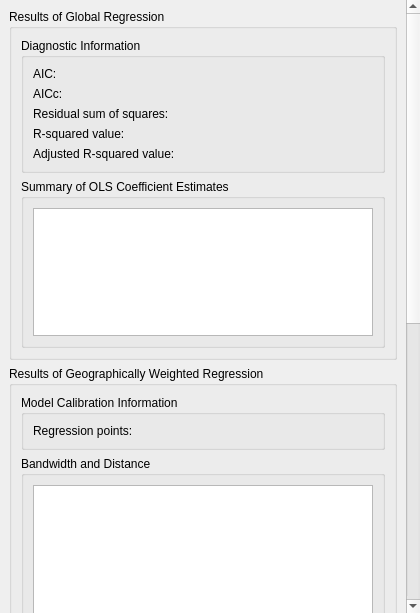
<?xml version="1.0" encoding="UTF-8"?>
<ui version="4.0">
 <class>GwmPropertyMultiscaleGWRTab</class>
 <widget class="QWidget" name="GwmPropertyMultiscaleGWRTab">
  <property name="geometry">
   <rect>
    <x>0</x>
    <y>0</y>
    <width>420</width>
    <height>613</height>
   </rect>
  </property>
  <property name="windowTitle">
   <string>Form</string>
  </property>
  <layout class="QGridLayout" name="gridLayout">
   <property name="leftMargin">
    <number>0</number>
   </property>
   <property name="topMargin">
    <number>0</number>
   </property>
   <property name="rightMargin">
    <number>0</number>
   </property>
   <property name="bottomMargin">
    <number>0</number>
   </property>
   <item row="0" column="0">
    <widget class="QScrollArea" name="scrollArea">
     <property name="frameShape">
      <enum>QFrame::NoFrame</enum>
     </property>
     <property name="frameShadow">
      <enum>QFrame::Plain</enum>
     </property>
     <property name="lineWidth">
      <number>0</number>
     </property>
     <property name="widgetResizable">
      <bool>true</bool>
     </property>
     <property name="alignment">
      <set>Qt::AlignLeading|Qt::AlignLeft|Qt::AlignTop</set>
     </property>
     <widget class="QWidget" name="scrollAreaWidgetContents">
      <property name="geometry">
       <rect>
        <x>0</x>
        <y>-488</y>
        <width>403</width>
        <height>1101</height>
       </rect>
      </property>
      <layout class="QVBoxLayout" name="verticalLayout">
       <item>
        <widget class="QGroupBox" name="groupBox_4">
         <property name="title">
          <string>Results of Global Regression </string>
         </property>
         <layout class="QVBoxLayout" name="verticalLayout_3">
          <item>
           <widget class="QGroupBox" name="groupBox_5">
            <property name="title">
             <string>Diagnostic Information</string>
            </property>
            <layout class="QFormLayout" name="formLayout_4">
             <item row="0" column="0">
              <widget class="QLabel" name="label_21">
               <property name="text">
                <string>AIC:</string>
               </property>
              </widget>
             </item>
             <item row="0" column="1">
              <widget class="QLabel" name="lblOLSAIC_2">
               <property name="text">
                <string/>
               </property>
              </widget>
             </item>
             <item row="1" column="0">
              <widget class="QLabel" name="label_20">
               <property name="text">
                <string>AICc:</string>
               </property>
              </widget>
             </item>
             <item row="1" column="1">
              <widget class="QLabel" name="lblOLSAICc_2">
               <property name="text">
                <string/>
               </property>
              </widget>
             </item>
             <item row="2" column="0">
              <widget class="QLabel" name="label_15">
               <property name="text">
                <string>Residual sum of squares:</string>
               </property>
              </widget>
             </item>
             <item row="2" column="1">
              <widget class="QLabel" name="lblOLSrse_2">
               <property name="text">
                <string/>
               </property>
              </widget>
             </item>
             <item row="3" column="0">
              <widget class="QLabel" name="label_18">
               <property name="text">
                <string>R-squared value:</string>
               </property>
              </widget>
             </item>
             <item row="3" column="1">
              <widget class="QLabel" name="lblR2_2">
               <property name="text">
                <string/>
               </property>
              </widget>
             </item>
             <item row="4" column="0">
              <widget class="QLabel" name="label_19">
               <property name="text">
                <string>Adjusted R-squared value:</string>
               </property>
              </widget>
             </item>
             <item row="4" column="1">
              <widget class="QLabel" name="lbladjR2_2">
               <property name="text">
                <string/>
               </property>
              </widget>
             </item>
            </layout>
           </widget>
          </item>
          <item>
           <widget class="QGroupBox" name="groupBox_6">
            <property name="title">
             <string>Summary of OLS Coefficient Estimates</string>
            </property>
            <layout class="QVBoxLayout" name="verticalLayout_4">
             <item>
              <widget class="QTableWidget" name="tbwOLSCoe">
               <property name="sizePolicy">
                <sizepolicy hsizetype="Expanding" vsizetype="Fixed">
                 <horstretch>0</horstretch>
                 <verstretch>0</verstretch>
                </sizepolicy>
               </property>
               <property name="minimumSize">
                <size>
                 <width>0</width>
                 <height>128</height>
                </size>
               </property>
              </widget>
             </item>
            </layout>
           </widget>
          </item>
         </layout>
        </widget>
       </item>
       <item>
        <widget class="QGroupBox" name="groupBox_7">
         <property name="title">
          <string>Results of Geographically Weighted Regression </string>
         </property>
         <layout class="QVBoxLayout" name="verticalLayout_5">
          <item>
           <widget class="QGroupBox" name="groupBox">
            <property name="sizePolicy">
             <sizepolicy hsizetype="Preferred" vsizetype="Fixed">
              <horstretch>0</horstretch>
              <verstretch>0</verstretch>
             </sizepolicy>
            </property>
            <property name="title">
             <string>Model Calibration Information</string>
            </property>
            <layout class="QFormLayout" name="formLayout">
             <item row="0" column="0">
              <widget class="QLabel" name="label_5">
               <property name="text">
                <string>Regression points:</string>
               </property>
              </widget>
             </item>
             <item row="0" column="1">
              <widget class="QLabel" name="lblRegressionPoints">
               <property name="text">
                <string/>
               </property>
              </widget>
             </item>
            </layout>
           </widget>
          </item>
          <item>
           <widget class="QGroupBox" name="groupBox_3">
            <property name="sizePolicy">
             <sizepolicy hsizetype="Preferred" vsizetype="Fixed">
              <horstretch>0</horstretch>
              <verstretch>0</verstretch>
             </sizepolicy>
            </property>
            <property name="title">
             <string>Bandwidth and Distance</string>
            </property>
            <layout class="QVBoxLayout" name="verticalLayout_2">
             <item>
              <widget class="QTreeView" name="trvBandwdithDistance">
               <property name="sizePolicy">
                <sizepolicy hsizetype="Expanding" vsizetype="Fixed">
                 <horstretch>0</horstretch>
                 <verstretch>0</verstretch>
                </sizepolicy>
               </property>
               <property name="minimumSize">
                <size>
                 <width>0</width>
                 <height>128</height>
                </size>
               </property>
              </widget>
             </item>
            </layout>
           </widget>
          </item>
          <item>
           <widget class="QGroupBox" name="groupBox_2">
            <property name="sizePolicy">
             <sizepolicy hsizetype="Preferred" vsizetype="Fixed">
              <horstretch>0</horstretch>
              <verstretch>0</verstretch>
             </sizepolicy>
            </property>
            <property name="title">
             <string>Summary of GWR Coefficient Estimates</string>
            </property>
            <layout class="QGridLayout" name="gridLayout_2">
             <property name="leftMargin">
              <number>9</number>
             </property>
             <property name="topMargin">
              <number>9</number>
             </property>
             <property name="rightMargin">
              <number>9</number>
             </property>
             <property name="bottomMargin">
              <number>9</number>
             </property>
             <item row="0" column="0">
              <widget class="QTableWidget" name="tbwCoefficient">
               <property name="sizePolicy">
                <sizepolicy hsizetype="Expanding" vsizetype="Fixed">
                 <horstretch>0</horstretch>
                 <verstretch>0</verstretch>
                </sizepolicy>
               </property>
               <property name="minimumSize">
                <size>
                 <width>0</width>
                 <height>128</height>
                </size>
               </property>
              </widget>
             </item>
            </layout>
           </widget>
          </item>
          <item>
           <widget class="QGroupBox" name="grpDiagnostic">
            <property name="sizePolicy">
             <sizepolicy hsizetype="Preferred" vsizetype="Fixed">
              <horstretch>0</horstretch>
              <verstretch>0</verstretch>
             </sizepolicy>
            </property>
            <property name="title">
             <string>Diagnostic Information</string>
            </property>
            <layout class="QFormLayout" name="formLayout_2">
             <item row="0" column="0">
              <widget class="QLabel" name="label_2">
               <property name="text">
                <string>Number of data points:</string>
               </property>
              </widget>
             </item>
             <item row="0" column="1">
              <widget class="QLabel" name="lblNumberDataPoints">
               <property name="text">
                <string/>
               </property>
              </widget>
             </item>
             <item row="3" column="0">
              <widget class="QLabel" name="label_8">
               <property name="text">
                <string>AICc:</string>
               </property>
              </widget>
             </item>
             <item row="3" column="1">
              <widget class="QLabel" name="lblAICc">
               <property name="text">
                <string/>
               </property>
              </widget>
             </item>
             <item row="4" column="0">
              <widget class="QLabel" name="label_9">
               <property name="text">
                <string>Residual sum of squares:</string>
               </property>
              </widget>
             </item>
             <item row="4" column="1">
              <widget class="QLabel" name="lblRSS">
               <property name="text">
                <string/>
               </property>
              </widget>
             </item>
             <item row="5" column="0">
              <widget class="QLabel" name="label_10">
               <property name="text">
                <string>R-square value:</string>
               </property>
              </widget>
             </item>
             <item row="5" column="1">
              <widget class="QLabel" name="lblRSquare">
               <property name="text">
                <string/>
               </property>
              </widget>
             </item>
             <item row="6" column="0">
              <widget class="QLabel" name="label_11">
               <property name="text">
                <string>Adjusted R-square value:</string>
               </property>
              </widget>
             </item>
             <item row="6" column="1">
              <widget class="QLabel" name="lblRSquareAdjusted">
               <property name="text">
                <string/>
               </property>
              </widget>
             </item>
             <item row="1" column="0">
              <widget class="QLabel" name="label">
               <property name="text">
                <string>Effective number of parameters:</string>
               </property>
              </widget>
             </item>
             <item row="1" column="1">
              <widget class="QLabel" name="lblENP">
               <property name="text">
                <string/>
               </property>
              </widget>
             </item>
             <item row="2" column="0">
              <widget class="QLabel" name="label_3">
               <property name="text">
                <string>Effective degrees of freedom:</string>
               </property>
              </widget>
             </item>
             <item row="2" column="1">
              <widget class="QLabel" name="lblEDF">
               <property name="text">
                <string/>
               </property>
              </widget>
             </item>
            </layout>
           </widget>
          </item>
         </layout>
        </widget>
       </item>
       <item>
        <spacer name="verticalSpacer">
         <property name="orientation">
          <enum>Qt::Vertical</enum>
         </property>
         <property name="sizeHint" stdset="0">
          <size>
           <width>20</width>
           <height>40</height>
          </size>
         </property>
        </spacer>
       </item>
       <item alignment="Qt::AlignLeft">
        <widget class="QPushButton" name="btnSaveRes">
         <property name="text">
          <string>Save</string>
         </property>
        </widget>
       </item>
      </layout>
     </widget>
    </widget>
   </item>
  </layout>
 </widget>
 <resources/>
 <connections/>
</ui>
